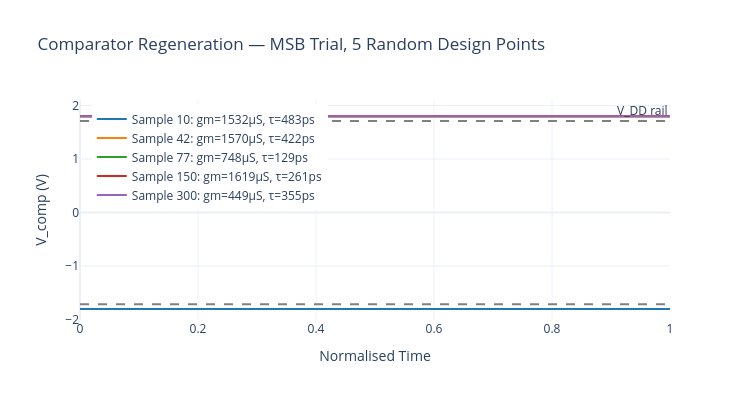

This figure's notebook cell:
### Markdown cell above
### 3.2 Comparing Multiple Samples

Below we overlay the comparator waveforms for 5 different samples to show the diversity in the dataset — different $g_m$, $\tau$, and $V_{residue}$ values produce dramatically different regeneration speeds.

### Code cell
fig_overlay = go.Figure()
COLORS_LIST = ['#1f77b4', '#ff7f0e', '#2ca02c', '#d62728', '#9467bd']

for i, idx in enumerate([10, 42, 77, 150, 300]):
    vcomp_i = data['vcomp'][idx, 0].numpy()  # MSB comparator waveform
    gm_i    = data['params'][idx, 4].item()
    tau_i   = data['params'][idx, 5].item()
    
    fig_overlay.add_trace(go.Scatter(
        x=t_local, y=vcomp_i,
        mode='lines',
        name=f'Sample {idx}: gm={gm_i*1e6:.0f}µS, τ={tau_i*1e12:.0f}ps',
        line=dict(color=COLORS_LIST[i], width=2),
    ))

fig_overlay.add_hline(y=1.8*0.95, line_dash='dash', line_color='gray',
                       annotation_text='V_DD rail')
fig_overlay.add_hline(y=-1.8*0.95, line_dash='dash', line_color='gray')

fig_overlay.update_layout(
    title='Comparator Regeneration — MSB Trial, 5 Random Design Points',
    xaxis_title='Normalised Time',
    yaxis_title='V_comp (V)',
    template='plotly_white',
    width=750, height=400,
    legend=dict(x=0.02, y=0.98),
)
fig_overlay.show()
